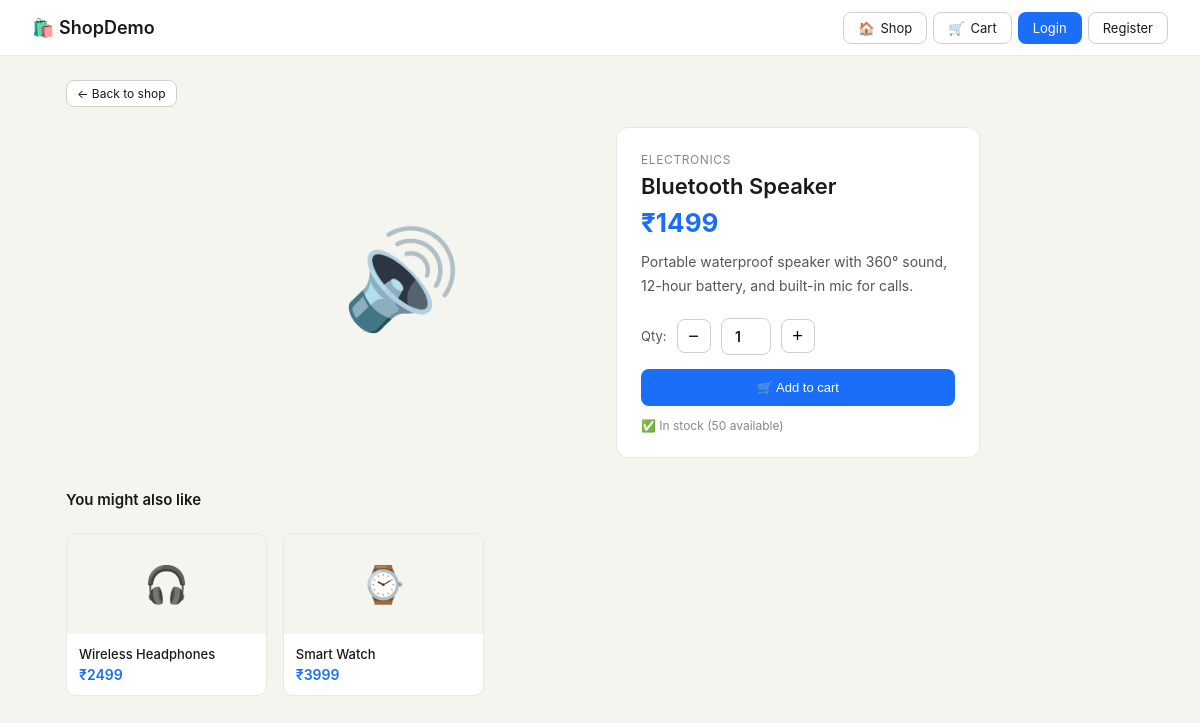
Screenshot of /product/bluetooth-speaker/ with the database file from the repository.
### store/models.py (models this page shows, shortened)
class Product(models.Model):
    category = models.ForeignKey(Category, on_delete=models.CASCADE, related_name='products')
    name = models.CharField(max_length=200)
    slug = models.SlugField(unique=True)
    description = models.TextField()
    price = models.DecimalField(max_digits=10, decimal_places=2)
    image = models.ImageField(upload_to='products/', blank=True)
    emoji = models.CharField(max_length=10, default='📦')
    image_url = models.URLField(blank=True, default='')
    stock = models.PositiveIntegerField(default=100)
    is_active = models.BooleanField(default=True)
    created_at = models.DateTimeField(auto_now_add=True)

class Category(models.Model):
    name = models.CharField(max_length=100)
    slug = models.SlugField(unique=True)
    class Meta:
        verbose_name_plural = 'categories'

### store/views.py (the view)
# urls.py: path('product/<slug:slug>/', views.product_detail, name='product_detail'),
def product_detail(request, slug):
    product = get_object_or_404(Product, slug=slug, is_active=True)
    related = Product.objects.filter(category=product.category, is_active=True).exclude(id=product.id)[:4]
    return render(request, 'store/product_detail.html', {
        'product': product,
        'related': related,
    })

### store/context_processors.py (called while the page is built)
def cart_count(request):
    if request.user.is_authenticated:
        try:
            cart = Cart.objects.get(user=request.user)
            return {'cart_item_count': cart.get_item_count()}
        except Cart.DoesNotExist:
            pass
    return {'cart_item_count': 0}

### store/templates/store/product_detail.html (shortened to what this page needs)
{% extends 'store/base.html' %}
{% block content %}
<div class="container">
  <a class="btn btn-sm" href="/" style="margin-bottom:1.25rem;display:inline-flex;">← Back to shop</a>
  <div class="detail-wrap">
    <div class="detail-img" style="overflow:hidden;">
    </div>
    <div class="detail-info">
      <div class="detail-cat">{{ product.category.name }}</div>
      <div class="detail-name">{{ product.name }}</div>
      <div class="detail-price">₹{{ product.price|floatformat:0 }}</div>
      <div class="detail-desc">{{ product.description }}</div>
      <form method="post" action="/cart/add/{{ product.id }}/">
        <div class="qty-ctrl">
          <span style="font-size:13px;color:#555;">Qty:</span>
          <button type="button" class="qty-btn" onclick="changeQty(-1)">−</button>
          <input class="qty-input" type="number" name="quantity" id="qty" value="1" min="1" max="{{ product.stock }}">
          <button type="button" class="qty-btn" onclick="changeQty(1)">+</button>
        </div>
        <button type="submit" class="btn btn-primary" style="width:100%;justify-content:center;padding:10px;">🛒 Add to cart</button>
      </form>
      <div style="margin-top:12px;font-size:12px;color:#888;">✅ In stock ({{ product.stock }} available)</div>
    </div>
  </div>
  {% if related %}
  <div style="margin-top:2rem;">
    <div style="font-size:15px;font-weight:600;margin-bottom:0.75rem;">You might also like</div>
    <div class="related-grid">
      {% for p in related %}
      <a href="/product/{{ p.slug }}/" style="text-decoration:none;color:inherit;">
        <div class="related-card">
        <div class="related-img" style="overflow:hidden;">
        </div>
          <div class="related-body">
            <div style="font-size:13px;font-weight:500;">{{ p.name }}</div>
            <div style="font-size:14px;font-weight:600;color:#1a6ef8;margin-top:4px;">₹{{ p.price|floatformat:0 }}</div>
          </div>
        </div>
      </a>
      {% endfor %}
    </div>
  </div>
  {% endif %}
</div>
{% endblock %}

### store/templates/store/base.html (style rules this page uses)
* { box-sizing:border-box;margin:0;padding:0; }
body { font-family:-apple-system,BlinkMacSystemFont,'Segoe UI',sans-serif;background:#f5f5f0;color:#1a1a1a;min-height:100vh; }
.btn { border:1px solid #d0d0c8;background:#fff;color:#1a1a1a;border-radius:8px;padding:7px 14px;font-size:13px;cursor:pointer;text-decoration:none;display:inline-flex;align-items:center;gap:6px;transition:background 0.15s; }
.btn-primary { background:#1a6ef8;color:#fff;border-color:transparent; }
.btn-sm { padding:5px 10px;font-size:12px; }
.container { max-width:1100px;margin:0 auto;padding:1.5rem 1rem; }
input,select,textarea { width:100%;border:1px solid #d0d0c8;border-radius:8px;padding:9px 12px;font-size:14px;background:#fff;color:#1a1a1a;outline:none;font-family:inherit; }

### store/templates/store/product_detail.html (style rules this page uses)
.detail-wrap { display:grid;grid-template-columns:1fr 1fr;gap:2rem;max-width:760px;margin:0 auto;align-items:start; }
.detail-img { background:#f5f5f0;border-radius:12px;height:300px;display:flex;align-items:center;justify-content:center;font-size:96px; }
.detail-info { background:#fff;border:1px solid #e8e8e0;border-radius:12px;padding:1.5rem; }
.detail-cat { font-size:12px;color:#888;text-transform:uppercase;letter-spacing:0.05em;margin-bottom:6px; }
.detail-name { font-size:22px;font-weight:600;margin-bottom:8px; }
.detail-price { font-size:26px;font-weight:700;color:#1a6ef8;margin-bottom:12px; }
.detail-desc { font-size:14px;color:#555;line-height:1.7;margin-bottom:20px; }
.qty-ctrl { display:flex;align-items:center;gap:10px;margin-bottom:14px; }
.qty-btn { width:34px;height:34px;border:1px solid #d0d0c8;border-radius:8px;background:#fff;cursor:pointer;font-size:18px;display:flex;align-items:center;justify-content:center; }
.qty-input { width:50px;text-align:center;font-weight:600; }
.related-grid { display:grid;grid-template-columns:repeat(auto-fill,minmax(180px,1fr));gap:1rem;margin-top:1.5rem; }
.related-card { background:#fff;border:1px solid #e8e8e0;border-radius:10px;overflow:hidden; }
.related-img { height:100px;background:#f5f5f0;display:flex;align-items:center;justify-content:center;font-size:36px; }
.related-body { padding:0.75rem; }

### rows the page displays
Product: category.name "ELECTRONICS", name "Bluetooth Speaker", price "1499", description "Portable waterproof speaker with 360° sound, 12-hour battery, and built-in mic for calls.", stock "50"
Product: name "Wireless Headphones", price "2499"
Product: name "Smart Watch", price "3999"
